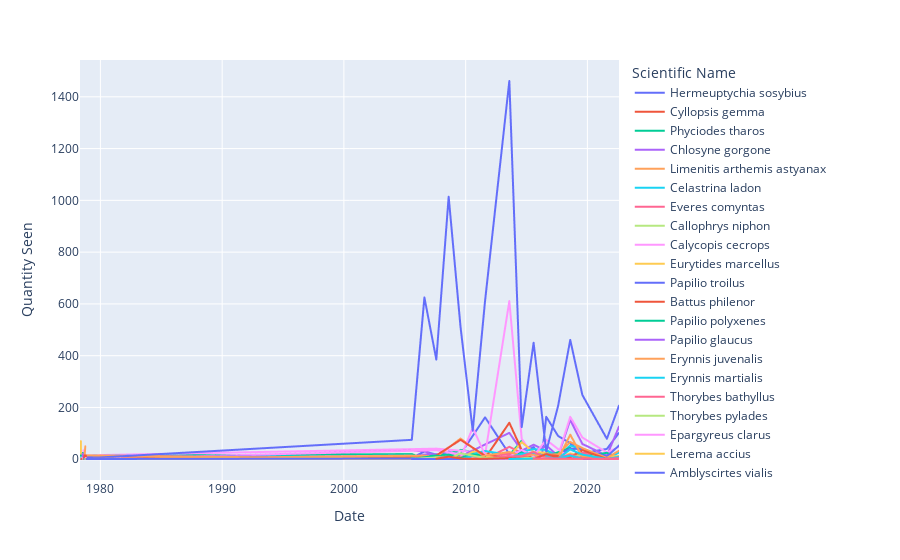

Here is the notebook cell this chart was saved with:
### Markdown cell above
First, BUTTERFLIES, just general trends.

### Code cell
#there's 90 species, 
#test getting single species, and plot, then try to make
#it with a loop or something
butterFig = px.line(butterfly, x="Date", y="Quantity Seen", color="Scientific Name")
#butterFig.write_html("butterFig.html")#save as html so when opened, interactivity is retained
butterFig.show()
